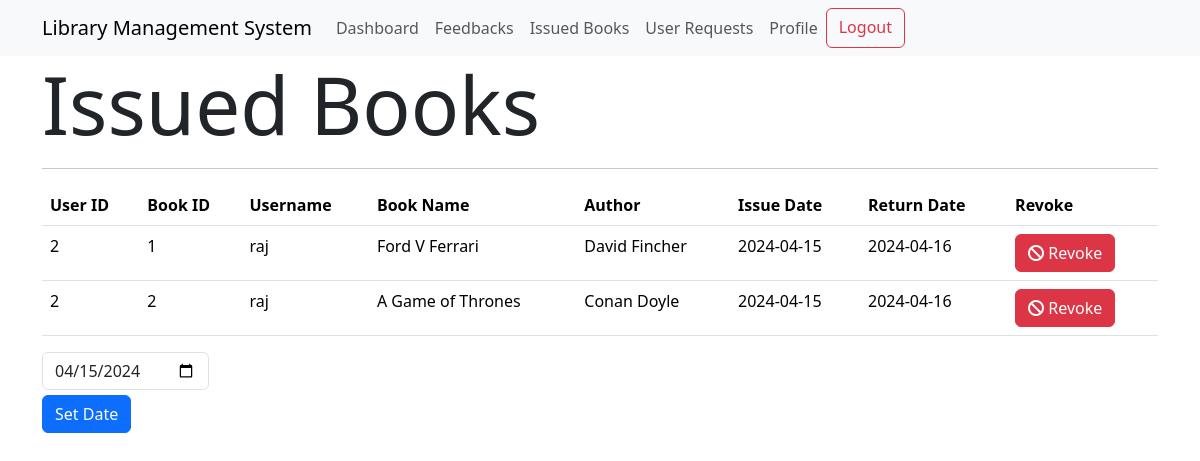
The page /issued_books (signed in) on the database its author committed.
### models.py (models this page shows)
class Issued(db.Model):
    id = db.Column(db.Integer, primary_key=True)
    user_id = db.Column(db.Integer, db.ForeignKey("user.id"), nullable=False)
    book_id = db.Column(db.Integer, db.ForeignKey("books.id"), nullable=False)
    username = db.Column(db.String(32), nullable=False)
    book_name = db.Column(db.String(32), nullable=False)
    author = db.Column(db.String(64), nullable=False)
    date_issued = db.Column(db.Date, nullable=False)
    return_date = db.Column(db.Date, nullable=False)

### routes.py (the view)
@app.route("/issued_books")
@admin_required
def issued_books():
    all_issued = Issued.query.all()
    now = datetime.now().strftime("%Y-%m-%d")
    return render_template("issued.html", all_issued=all_issued, now=now)

### routes.py (called while the page is built)
def admin_required(func):
    @wraps(func)
    def inner(*args, **kwargs):
        if "user_id" not in session:
            return redirect(url_for("login"))
        user = User.query.get(session["user_id"])
        if not user.is_admin:
            flash("You are not authorized to access this page")
            return redirect(url_for("index"))
        return func(*args, **kwargs)
    return inner

### templates/issued.html (shortened to what this page needs)
{% extends "layout.html" %}
{% block content %}
{% if all_issued|length > 0 %}
<h1 class="display-1">Issued Books</h1>
<hr>
<table class="table">
    <thead>
        <tr>
            <th>User ID</th>
            <th>Book ID</th>
            <th>Username</th>
            <th>Book Name</th>
            <th>Author</th>
            <th>Issue Date</th>
            <th>Return Date</th>
            <th>Revoke</th>
        </tr>
    </thead>
    <tbody>
        {% for item in all_issued %}
        <tr>
            <td>{{item.user_id}}</td>
            <td>{{item.book_id}}</td>
            <td>{{item.username}}</td>
            <td>{{item.book_name}}</td>
            <td>{{item.author}}</td>
            <td>{{item.date_issued}}</td>
            <td>{{item.return_date}}</td>
            <td>
                <form action="{{url_for('revoke_book', book_id=item.book_id, user_id=item.user_id)}}" method="POST"
                    style="display: inline;">
                    <button class=" btn btn-danger">
                        <i class="fas fa-ban"></i>
                        Revoke
                    </button>
                </form>
            </td>
        </tr>
        {% endfor %}
    </tbody>
</table>
<form action="{{url_for('set_date')}}" method="POST">
    <input type="date" name="new_date" id="new_date" class="form-control" value="{{now}}" style="width: 15%;">
    <input type="submit" class="btn btn-primary" value="Set Date" style="margin-top: 5px;">
</form>
{% else %}
<h1 class="display-1">No Issued Books Currently</h1>
<hr>
{% endif %}
{% endblock content %}

### rows shown on the page
Issued: user_id "2", book_id "1", username "raj", book_name "Ford V Ferrari", author "David Fincher", date_issued "2024-04-15", return_date "2024-04-16"
Issued: user_id "2", book_id "2", username "raj", book_name "A Game of Thrones", author "Conan Doyle", date_issued "2024-04-15", return_date "2024-04-16"
